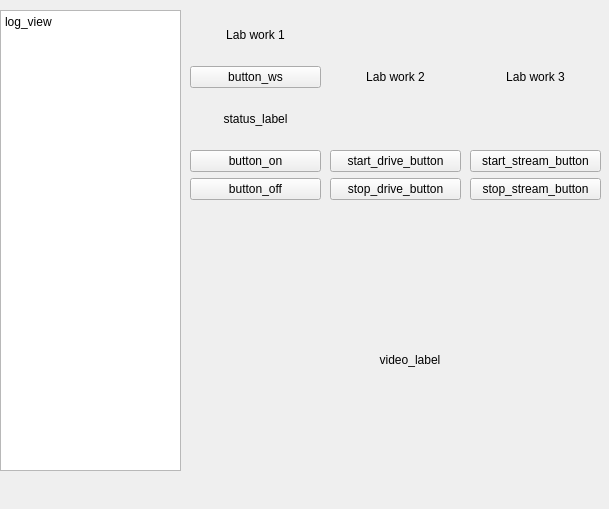
<?xml version="1.0" encoding="UTF-8"?>
<ui version="4.0">
 <class>Form</class>
 <widget class="QWidget" name="Form">
  <property name="geometry">
   <rect>
    <x>0</x>
    <y>0</y>
    <width>609</width>
    <height>509</height>
   </rect>
  </property>
  <property name="windowTitle">
   <string>Form</string>
  </property>
  <widget class="QPlainTextEdit" name="log_view">
   <property name="geometry">
    <rect>
     <x>0</x>
     <y>10</y>
     <width>181</width>
     <height>461</height>
    </rect>
   </property>
   <property name="readOnly">
    <bool>true</bool>
   </property>
   <property name="plainText">
    <string>log_view</string>
   </property>
  </widget>
  <widget class="QWidget" name="verticalLayoutWidget">
   <property name="geometry">
    <rect>
     <x>330</x>
     <y>10</y>
     <width>131</width>
     <height>190</height>
    </rect>
   </property>
   <layout class="QVBoxLayout" name="_2_verticalLayoutButons">
    <item>
     <widget class="QLabel" name="label_2">
      <property name="text">
       <string>Lab work 2</string>
      </property>
      <property name="alignment">
       <set>Qt::AlignCenter</set>
      </property>
     </widget>
    </item>
    <item>
     <widget class="QPushButton" name="start_drive_button">
      <property name="text">
       <string>start_drive_button</string>
      </property>
     </widget>
    </item>
    <item>
     <widget class="QPushButton" name="stop_drive_button">
      <property name="text">
       <string>stop_drive_button</string>
      </property>
     </widget>
    </item>
   </layout>
  </widget>
  <widget class="QLabel" name="video_label">
   <property name="geometry">
    <rect>
     <x>250</x>
     <y>240</y>
     <width>320</width>
     <height>240</height>
    </rect>
   </property>
   <property name="maximumSize">
    <size>
     <width>320</width>
     <height>240</height>
    </size>
   </property>
   <property name="layoutDirection">
    <enum>Qt::LeftToRight</enum>
   </property>
   <property name="text">
    <string>video_label</string>
   </property>
   <property name="alignment">
    <set>Qt::AlignCenter</set>
   </property>
  </widget>
  <widget class="QWidget" name="verticalLayoutWidget_2">
   <property name="geometry">
    <rect>
     <x>190</x>
     <y>10</y>
     <width>131</width>
     <height>190</height>
    </rect>
   </property>
   <layout class="QVBoxLayout" name="_1_verticalLayoutButons">
    <item>
     <widget class="QLabel" name="label">
      <property name="text">
       <string>Lab work 1</string>
      </property>
      <property name="alignment">
       <set>Qt::AlignCenter</set>
      </property>
     </widget>
    </item>
    <item>
     <widget class="QPushButton" name="button_ws">
      <property name="text">
       <string>button_ws</string>
      </property>
     </widget>
    </item>
    <item>
     <widget class="QLabel" name="status_label_2">
      <property name="text">
       <string>status_label</string>
      </property>
      <property name="alignment">
       <set>Qt::AlignCenter</set>
      </property>
     </widget>
    </item>
    <item>
     <widget class="QPushButton" name="button_on">
      <property name="text">
       <string>button_on</string>
      </property>
     </widget>
    </item>
    <item>
     <widget class="QPushButton" name="button_off">
      <property name="text">
       <string>button_off</string>
      </property>
     </widget>
    </item>
   </layout>
  </widget>
  <widget class="QWidget" name="verticalLayoutWidget_3">
   <property name="geometry">
    <rect>
     <x>470</x>
     <y>10</y>
     <width>131</width>
     <height>190</height>
    </rect>
   </property>
   <layout class="QVBoxLayout" name="_3_verticalLayoutButons">
    <item>
     <widget class="QLabel" name="label_4">
      <property name="text">
       <string>Lab work 3</string>
      </property>
      <property name="alignment">
       <set>Qt::AlignCenter</set>
      </property>
     </widget>
    </item>
    <item>
     <widget class="QPushButton" name="start_stream_button">
      <property name="text">
       <string>start_stream_button</string>
      </property>
     </widget>
    </item>
    <item>
     <widget class="QPushButton" name="stop_stream_button">
      <property name="text">
       <string>stop_stream_button</string>
      </property>
     </widget>
    </item>
   </layout>
  </widget>
 </widget>
 <resources/>
 <connections/>
</ui>
